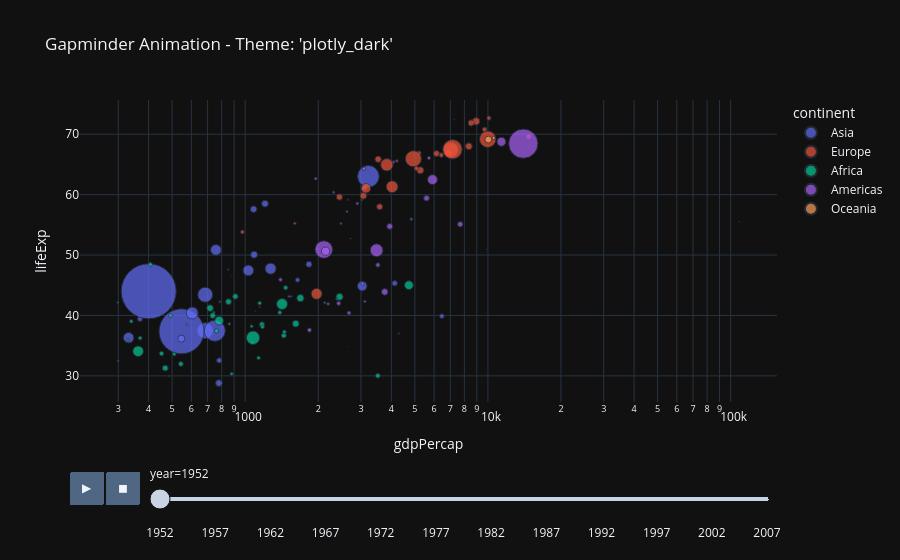

The notebook cell saved with this chart:
### Markdown cell above
### **Tutorial 2.2: Relationship Visualization using Scatter plots and Heatmaps**

**Objective:** Use Scatter Plots to show global patterns between two features and Heatmaps to visualize pairwise correlation.

#### **Step 1: Create an Interactive Scatter Plot with Animation**
Scatter plots are a great tool to learn more about two numerical attributes.

The following code creates an **interactive animated scatter plot** showing global development trends over time using the famous Gapminder dataset.

##### **What You'll See:**

- **X-axis**: GDP per capita (logarithmic scale)
- **Y-axis**: Life expectancy  
- **Bubble size**: Population
- **Colors**: Continents
- **Animation**: Year-by-year progression (1952-2007)

### Code cell
import plotly.express as px

df_animated = px.data.gapminder()

fig = px.scatter(df_animated,
                     x="gdpPercap", y="lifeExp", size="pop", color="continent",
                     log_x=True, size_max=60,
                     animation_frame="year", animation_group="country",
                     template="plotly_dark", title="Gapminder Animation - Theme: 'plotly_dark'")


fig.show()

### Figure 1 — Plotly figure (JSON) as saved in the notebook; plotly's stock layout.template omitted (floating-point values rounded to 4 significant figures)
{"data": [{"hovertemplate": "continent=Asia<br>year=1952<br>gdpPercap=%{x}<br>lifeExp=%{y}<br>pop=%{marker.size}<extra></extra>", "ids": ["Afghanistan", "Bahrain", "Bangladesh", "Cambodia", "China", "Hong Kong, China", "India", "Indonesia", "Iran", "Iraq", "Israel", "Japan", "Jordan", "Korea, Dem. Rep.", "Korea, Rep.", "Kuwait", "Lebanon", "Malaysia", "Mongolia", "Myanmar", "Nepal", "Oman", "Pakistan", "Philippines", "Saudi Arabia", "Singapore", "Sri Lanka", "Syria", "Taiwan", "Thailand", "Vietnam", "West Bank and Gaza", "Yemen, Rep."], "legendgroup": "Asia", "marker": {"color": "#636efa", "size": [8425333, 120447, 46886859, 4693836, 556263527, 2125900, 372000000, 82052000, 17272000, 5441766, 1620914, 86459025, 607914, 8865488, 20947571, 160000, 1439529, 6748378, 800663, 20092996, 9182536, 507833, 41346560, 22438691, 4005677, 1127000, 7982342, 3661549, 8550362, 21289402, 26246839, 1030585, 4963829], "sizemode": "area", "sizeref": 366300.0, "symbol": "circle"}, "mode": "markers", "name": "Asia", "orientation": "v", "showlegend": true, "type": "scatter", "x": [779.4, 9867.0, 684.2, 368.5, 400.4, 3054.0, 546.6, 749.7, 3035.0, 4130.0, 4087.0, 3217.0, 1547.0, 1088.0, 1031.0, 108400.0, 4835.0, 1831.0, 786.6, 331.0, 545.9, 1828.0, 684.6, 1273.0, 6460.0, 2315.0, 1084.0, 1643.0, 1207.0, 757.8, 605.1, 1516.0, 781.7], "xaxis": "x", "y": [28.8, 50.94, 37.48, 39.42, 44.0, 60.96, 37.37, 37.47, 44.87, 45.32, 65.39, 63.03, 43.16, 50.06, 47.45, 55.56, 55.93, 48.46, 42.24, 36.32, 36.16, 37.58, 43.44, 47.75, 39.88, 60.4, 57.59, 45.88, 58.5, 50.85, 40.41, 43.16, 32.55], "yaxis": "y"}, {"hovertemplate": "continent=Europe<br>year=1952<br>gdpPercap=%{x}<br>lifeExp=%{y}<br>pop=%{marker.size}<extra></extra>", "ids": ["Albania", "Austria", "Belgium", "Bosnia and Herzegovina", "Bulgaria", "Croatia", "Czech Republic", "Denmark", "Finland", "France", "Germany", "Greece", "Hungary", "Iceland", "Ireland", "Italy", "Montenegro", "Netherlands", "Norway", "Poland", "Portugal", "Romania", "Serbia", "Slovak Republic", "Slovenia", "Spain", "Sweden", "Switzerland", "Turkey", "United Kingdom"], "legendgroup": "Europe", "marker": {"color": "#EF553B", "size": [1282697, 6927772, 8730405, 2791000, 7274900, 3882229, 9125183, 4334000, 4090500, 42459667, 69145952, 7733250, 9504000, 147962, 2952156, 47666000, 413834, 10381988, 3327728, 25730551, 8526050, 16630000, 6860147, 3558137, 1489518, 28549870, 7124673, 4815000, 22235677, 50430000], "sizemode": "area", "sizeref": 366300.0, "symbol": "circle"}, "mode": "markers", "name": "Europe", "orientation": "v", "showlegend": true, "type": "scatter", "x": [1601.0, 6137.0, 8343.0, 973.5, 2444.0, 3119.0, 6876.0, 9692.0, 6425.0, 7030.0, 7144.0, 3531.0, 5264.0, 7268.0, 5210.0, 4931.0, 2648.0, 8942.0, 10100.0, 4029.0, 3068.0, 3145.0, 3581.0, 5075.0, 4215.0, 3834.0, 8528.0, 14730.0, 1969.0, 9980.0], "xaxis": "x", "y": [55.23, 66.8, 68.0, 53.82, 59.6, 61.21, 66.87, 70.78, 66.55, 67.41, 67.5, 65.86, 64.03, 72.49, 66.91, 65.94, 59.16, 72.13, 72.67, 61.31, 59.82, 61.05, 58.0, 64.36, 65.57, 64.94, 71.86, 69.62, 43.59, 69.18], "yaxis": "y"}, {"hovertemplate": "continent=Africa<br>year=1952<br>gdpPercap=%{x}<br>lifeExp=%{y}<br>pop=%{marker.size}<extra></extra>", "ids": ["Algeria", "Angola", "Benin", "Botswana", "Burkina Faso", "Burundi", "Cameroon", "Central African Republic", "Chad", "Comoros", "Congo, Dem. Rep.", "Congo, Rep.", "Cote d'Ivoire", "Djibouti", "Egypt", "Equatorial Guinea", "Eritrea", "Ethiopia", "Gabon", "Gambia", "Ghana", "Guinea", "Guinea-Bissau", "Kenya", "Lesotho", "Liberia", "Libya", "Madagascar", "Malawi", "Mali", "Mauritania", "Mauritius", "Morocco", "Mozambique", "Namibia", "Niger", "Nigeria", "Reunion", "Rwanda", "Sao Tome and Principe", "Senegal", "Sierra Leone", "Somalia", "South Africa", "Sudan", "Swaziland", "Tanzania", "Togo", "Tunisia", "Uganda", "Zambia", "Zimbabwe"], "legendgroup": "Africa", "marker": {"color": "#00cc96", "size": [9279525, 4232095, 1738315, 442308, 4469979, 2445618, 5009067, 1291695, 2682462, 153936, 14100005, 854885, 2977019, 63149, 22223309, 216964, 1438760, 20860941, 420702, 284320, 5581001, 2664249, 580653, 6464046, 748747, 863308, 1019729, 4762912, 2917802, 3838168, 1022556, 516556, 9939217, 6446316, 485831, 3379468, 33119096, 257700, 2534927, 60011, 2755589, 2143249, 2526994, 14264935, 8504667, 290243, 8322925, 1219113, 3647735, 5824797, 2672000, 3080907], "sizemode": "area", "sizeref": 366300.0, "symbol": "circle"}, "mode": "markers", "name": "Africa", "orientation": "v", "showlegend": true, "type": "scatter", "x": [2449.0, 3521.0, 1063.0, 851.2, 543.3, 339.3, 1173.0, 1071.0, 1179.0, 1103.0, 780.5, 2126.0, 1389.0, 2670.0, 1419.0, 375.6, 328.9, 362.1, 4293.0, 485.2, 911.3, 510.2, 299.9, 853.5, 298.8, 575.6, 2388.0, 1443.0, 369.2, 452.3, 743.1, 1968.0, 1688.0, 468.5, 2424.0, 761.9, 1077.0, 2719.0, 493.3, 879.6, 1450.0, 879.8, 1136.0, 4725.0, 1616.0, 1148.0, 716.7, 859.8, 1468.0, 734.8, 1147.0, 406.9], "xaxis": "x", "y": [43.08, 30.02, 38.22, 47.62, 31.98, 39.03, 38.52, 35.46, 38.09, 40.72, 39.14, 42.11, 40.48, 34.81, 41.89, 34.48, 35.93, 34.08, 37.0, 30.0, 43.15, 33.61, 32.5, 42.27, 42.14, 38.48, 42.72, 36.68, 36.26, 33.69, 40.54, 50.99, 42.87, 31.29, 41.73, 37.44, 36.32, 52.72, 40.0, 46.47, 37.28, 30.33, 32.98, 45.01, 38.63, 41.41, 41.22, 38.6, 44.6, 39.98, 42.04, 48.45], "yaxis": "y"}, {"hovertemplate": "continent=Americas<br>year=1952<br>gdpPercap=%{x}<br>lifeExp=%{y}<br>pop=%{marker.size}<extra></extra>", "ids": ["Argentina", "Bolivia", "Brazil", "Canada", "Chile", "Colombia", "Costa Rica", "Cuba", "Dominican Republic", "Ecuador", "El Salvador", "Guatemala", "Haiti", "Honduras", "Jamaica", "Mexico", "Nicaragua", "Panama", "Paraguay", "Peru", "Puerto Rico", "Trinidad and Tobago", "United States", "Uruguay", "Venezuela"], "legendgroup": "Americas", "marker": {"color": "#ab63fa", "size": [17876956, 2883315, 56602560, 14785584, 6377619, 12350771, 926317, 6007797, 2491346, 3548753, 2042865, 3146381, 3201488, 1517453, 1426095, 30144317, 1165790, 940080, 1555876, 8025700, 2227000, 662850, 157553000, 2252965, 5439568], "sizemode": "area", "sizeref": 366300.0, "symbol": "circle"}, "mode": "markers", "name": "Americas", "orientation": "v", "showlegend": true, "type": "scatter", "x": [5911.0, 2677.0, 2109.0, 11370.0, 3940.0, 2144.0, 2627.0, 5587.0, 1398.0, 3522.0, 3048.0, 2428.0, 1840.0, 2195.0, 2899.0, 3478.0, 3112.0, 2480.0, 1952.0, 3759.0, 3082.0, 3023.0, 13990.0, 5717.0, 7690.0], "xaxis": "x", "y": [62.48, 40.41, 50.92, 68.75, 54.74, 50.64, 57.21, 59.42, 45.93, 48.36, 45.26, 42.02, 37.58, 41.91, 58.53, 50.79, 42.31, 55.19, 62.65, 43.9, 64.28, 59.1, 68.44, 66.07, 55.09], "yaxis": "y"}, {"hovertemplate": "continent=Oceania<br>year=1952<br>gdpPercap=%{x}<br>lifeExp=%{y}<br>pop=%{marker.size}<extra></extra>", "ids": ["Australia", "New Zealand"], "legendgroup": "Oceania", "marker": {"color": "#FFA15A", "size": [8691212, 1994794], "sizemode": "area", "sizeref": 366300.0, "symbol": "circle"}, "mode": "markers", "name": "Oceania", "orientation": "v", "showlegend": true, "type": "scatter", "x": [10040.0, 10560.0], "xaxis": "x", "y": [69.12, 69.39], "yaxis": "y"}], "layout": {"legend": {"itemsizing": "constant", "title": {"text": "continent"}, "tracegroupgap": 0}, "sliders": [{"active": 0, "currentvalue": {"prefix": "year="}, "len": 0.9, "pad": {"b": 10, "t": 60}, "steps": [{"args": [["1952"], {"frame": {"duration": 0, "redraw": false}, "fromcurrent": true, "mode": "immediate", "transition": {"duration": 0, "easing": "linear"}}], "label": "1952", "method": "animate"}, {"args": [["1957"], {"frame": {"duration": 0, "redraw": false}, "fromcurrent": true, "mode": "immediate", "transition": {"duration": 0, "easing": "linear"}}], "label": "1957", "method": "animate"}, {"args": [["1962"], {"frame": {"duration": 0, "redraw": false}, "fromcurrent": true, "mode": "immediate", "transition": {"duration": 0, "easing": "linear"}}], "label": "1962", "method": "animate"}, {"args": [["1967"], {"frame": {"duration": 0, "redraw": false}, "fromcurrent": true, "mode": "immediate", "transition": {"duration": 0, "easing": "linear"}}], "label": "1967", "method": "animate"}, {"args": [["1972"], {"frame": {"duration": 0, "redraw": false}, "fromcurrent": true, "mode": "immediate", "transition": {"duration": 0, "easing": "linear"}}], "label": "1972", "method": "animate"}, {"args": [["1977"], {"frame": {"duration": 0, "redraw": false}, "fromcurrent": true, "mode": "immediate", "transition": {"duration": 0, "easing": "linear"}}], "label": "1977", "method": "animate"}, {"args": [["1982"], {"frame": {"duration": 0, "redraw": false}, "fromcurrent": true, "mode": "immediate", "transition": {"duration": 0, "easing": "linear"}}], "label": "1982", "method": "animate"}, {"args": [["1987"], {"frame": {"duration": 0, "redraw": false}, "fromcurrent": true, "mode": "immediate", "transition": {"duration": 0, "easing": "linear"}}], "label": "1987", "method": "animate"}, {"args": [["1992"], {"frame": {"duration": 0, "redraw": false}, "fromcurrent": true, "mode": "immediate", "transition": {"duration": 0, "easing": "linear"}}], "label": "1992", "method": "animate"}, {"args": [["1997"], {"frame": {"duration": 0, "redraw": false}, "fromcurrent": true, "mode": "immediate", "transition": {"duration": 0, "easing": "linear"}}], "label": "1997", "method": "animate"}, {"args": [["2002"], {"frame": {"duration": 0, "redraw": false}, "fromcurrent": true, "mode": "immediate", "transition": {"duration": 0, "easing": "linear"}}], "label": "2002", "method": "animate"}, {"args": [["2007"], {"frame": {"duration": 0, "redraw": false}, "fromcurrent": true, "mode": "immediate", "transition": {"duration": 0, "easing": "linear"}}], "label": "2007", "method": "animate"}], "x": 0.1, "xanchor": "left", "y": 0, "yanchor": "top"}], "title": {"text": "Gapminder Animation - Theme: 'plotly_dark'"}, "updatemenus": [{"buttons": [{"args": [null, {"frame": {"duration": 500, "redraw": false}, "fromcurrent": true, "mode": "immediate", "transition": {"duration": 500, "easing": "linear"}}], "label": "&#9654;", "method": "animate"}, {"args": [[null], {"frame": {"duration": 0, "redraw": false}, "fromcurrent": true, "mode": "immediate", "transition": {"duration": 0, "easing": "linear"}}], "label": "&#9724;", "method": "animate"}], "direction": "left", "pad": {"r": 10, "t": 70}, "showactive": false, "type": "buttons", "x": 0.1, "xanchor": "right", "y": 0, "yanchor": "top"}], "xaxis": {"anchor": "y", "domain": [0, 1], "title": {"text": "gdpPercap"}, "type": "log"}, "yaxis": {"anchor": "x", "domain": [0, 1], "title": {"text": "lifeExp"}}}}
